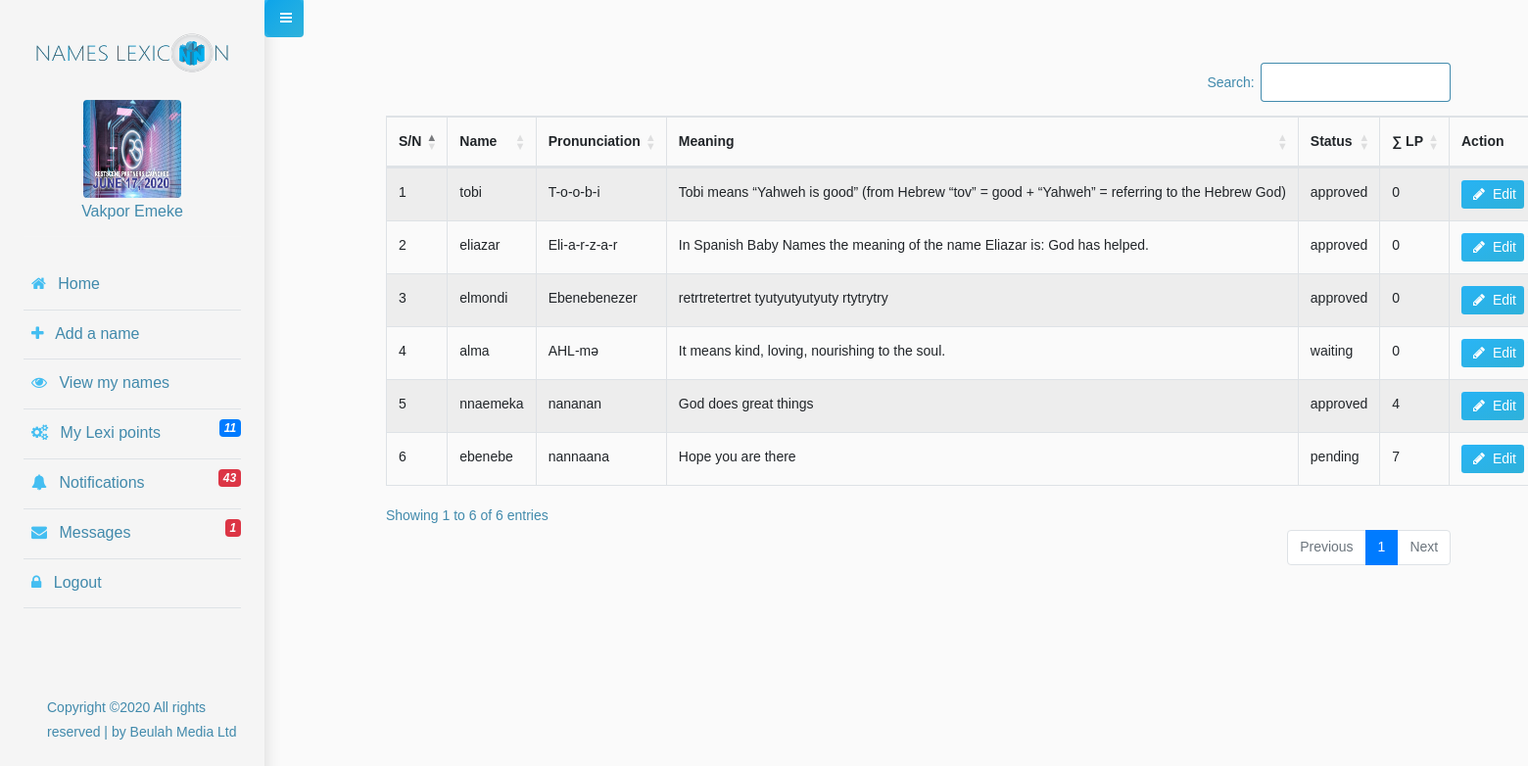
Screenshot of /user/?pg=viewNames (signed in) with the database file from the repository.
### tables this page shows
CREATE TABLE `members` (
  `memId` int(10) NOT NULL,
  `fullName` varchar(200) NOT NULL,
  `gender` varchar(40) DEFAULT NULL,
  `dob` varchar(40) DEFAULT NULL,
  `profilePix` varchar(200) DEFAULT NULL,
  `email` varchar(100) NOT NULL,
  `pwd` varchar(200) NOT NULL,
  `lexiPoints` int(10) NOT NULL DEFAULT 0,
  `user_status` enum('1','0') NOT NULL DEFAULT '1',
  `date_created` datetime NOT NULL,
  `date_updated` datetime DEFAULT NULL
);

CREATE TABLE `names` (
  `namesId` int(10) NOT NULL,
  `name` varchar(70) NOT NULL COMMENT 'name of a person',
  `otherForms` varchar(150) NOT NULL COMMENT 'Other forms of the name\r\n',
  `nameUsage` varchar(200) DEFAULT NULL,
  `gender` varchar(15) NOT NULL COMMENT 'the gender of the person',
  `origin` text NOT NULL COMMENT 'origin of the name',
  `pronounce` varchar(200) NOT NULL COMMENT 'how to prnounce the name',
  `meaning` text NOT NULL COMMENT 'The meaning of the name',
  `history` text NOT NULL COMMENT 'history of the name',
  `personality` mediumtext DEFAULT NULL COMMENT 'the personality trait associated with the name',
  `addedBy` int(10) NOT NULL COMMENT 'ID of the User who added this name',
  `status` enum('pending','approved','waiting') NOT NULL DEFAULT 'pending',
  `approvedBy` int(11) DEFAULT NULL,
  `published` enum('0','1') NOT NULL DEFAULT '0',
  `publishedAt` datetime DEFAULT NULL,
  `date_created` datetime NOT NULL COMMENT 'date the name was added',
  `date_updated` datetime DEFAULT NULL COMMENT 'date the details was changed'
);

### api/userCtrl.php (the view, shortened to what this page needs)
<?php
class User extends Database{
   public function getMemberDetails($email){
        $con        = self::con();
        $queryRow   = $con->query("SELECT * FROM `members` WHERE `email` ='$email'")->fetch_assoc();
        return  $queryRow;
   }
public function getMyNames($email){
   $memId   = $this->getMemberDetails($email)['memId'];
   $con        = self::con();
   $query      = $con->query("SELECT * FROM `names` WHERE `addedBy` ='$memId'");
   if($query){
        if($query->num_rows>0){
              $i = 0;
                while($row = $query->fetch_assoc()){
                        echo ' <tr>
                                <td>'.(++$i).'</td>
                                <td>'.$row['name'].'</td>
                                <td>'.$row['pronounce'].'</td>
                                <td>'. htmlentities($row['meaning']).'</td>
                                <td>'.$row['status'].'</td>
                                <td>'.$this->getLpByName($memId,$row['namesId']).'</td>
                                <td>
                                <a href="index.php?pg=editName&nId='.$row['namesId'].'" class=" btn btn-sm btn-primary" id ="'.$row['namesId'].'"><i class="fa fa-pencil mx-1" data-toggle="tooltip"  title="Edit this name"></i> Edit </a>
                                <a href="#" class="viewName btn btn-sm btn-primary" id ="'.$row['namesId'].'" data-toggle="modal" data-target="#myModal2" ><i class="fa fa-eye mx-1" data-toggle="tooltip" title="View details"></i> View Name</a>
                                </td>
                            </tr>  ';
                    }
                }else{
                    echo '<tr> <td colspan ="6">No Record Yet!</td>  </tr>';
                }
        }
   }
public function getTotalLexiPoints($email){
    $con   = self::con();
    $memId   = $this->getMemberDetails($email)['memId'];
    $query = $con->query("SELECT  SUM(`name`+`gender`+`n_usage`+`origin`+`history`+`meaning`+`pronounce`+`otherForms`) AS totalLexi FROM `lexipoints` WHERE `memId` ='$memId'");
    $row   = $query->fetch_assoc();
    $total = number_format($row['totalLexi'],0,".",",");
    return $total;
}
public function getLpByName($memId,$nameId){
    $con   = self::con();
    $query = $con->query("SELECT  SUM(`name`+`gender`+`n_usage`+`origin`+`history`+`meaning`+`pronounce`+`otherForms`) AS totalLexi FROM `lexipoints` WHERE `memId` ='$memId' AND `namesId` ='$nameId'");
    $row   = $query->fetch_assoc();
    $total = number_format($row['totalLexi'],0,".",",");
    return $total;
}
 }

### user/index.php (shortened to what this page needs)
<?php
   require_once("../api/userCtrl.php");
   require_once("../api/messaging.php");
   $noty  = new Notification();
   $user->checkLoggedIn();
   $user->logOut();
?>
<!doctype html>
<html lang="en">
  <head>
		<link rel="stylesheet" href="https://maxcdn.bootstrapcdn.com/bootstrap/4.0.0/css/bootstrap.min.css">
		<link rel="stylesheet" href="https://stackpath.bootstrapcdn.com/font-awesome/4.7.0/css/font-awesome.min.css">
		<link rel="stylesheet" href="css/style.css">
		<link rel="stylesheet" href="https://cdn.datatables.net/1.10.22/css/dataTables.bootstrap4.min.css">
		<link rel="stylesheet" href="https://cdn.datatables.net/buttons/1.6.4/css/buttons.bootstrap4.min.css">
  </head>
  <body>
		<div class="wrapper d-flex align-items-stretch">
			<nav id="sidebar" class ="shadow" style ="color:#1f769ed7 !important;">
				<div class="custom-menu">
					<button type="button" id="sidebarCollapse" class="btn btn-primary"> <i class="fa fa-bars"></i>
					    <span class="sr-only">Toggle Menu</span> </button>
				</div>
		   <div class="p-4">
			<h6><a href="./" class="logo img-responsive"><img src="images/logo-outline.png" width="100%" height="60"/></a></h6>
	        <ul class="list-unstyled components mb-5">
			  <li class="text-center mb-4">
				<a href="./?pg=profile">
				 <img src="<?php  echo "./images/uploads/".$user->getMemberDetails($_SESSION["NL_USER_LIVE"])['profilePix'] ?? "./images/photo.jpg" ?>" style ="height:100px; width:100px;" class="rounded" alt="Profile Picture" /> <br/>
				 <?php echo $user->getMemberDetails($_SESSION["NL_USER_LIVE"])['fullName']; ?>
			   </a>
			  </li>
	          <li class="border-bottom lexiMenu"> <a href="./?pg=home"><span class="fa fa-home mx-2"></span>       Home  </a>           </li>
			  <li class="border-bottom lexiMenu"> <a href="./?pg=addName"><span class="fa fa-plus mx-2"></span>    Add a name </a>      </li>
			  <li class="border-bottom lexiMenu"> <a href="./?pg=viewNames"><span class="fa fa-eye mx-2"></span>   View my names </a>   </li>
			  <li class="border-bottom lexiMenu"> <a href="./?pg=lexipoints"><span class="fa fa-cogs mx-2"></span> My Lexi points <i class ="badge badge-primary float-right"><?php echo $user->getTotalLexiPoints($_SESSION["NL_USER_LIVE"]); ?></i> </a> </li>
			  <li class="border-bottom lexiMenu"> <a href="./?pg=notify"><span class="fa fa-bell mx-2"></span>     Notifications  <i class ="badge badge-danger float-right"><?php echo  $noty->getTotalNotification($user->getMemberDetails($_SESSION["NL_USER_LIVE"])['memId']); ?></i> </a> </li>
			  <li class="border-bottom lexiMenu"> <a href="./?pg=msg"><span class="fa fa-envelope mx-2"></span>    Messages       <i class ="badge badge-danger float-right"></i> </a> </li>
			  <li class="border-bottom lexiMenu"> <a href="./?pg=logout"><span class="fa fa-lock mx-2"></span>     Logout  </a>  </li>
	        </ul>
	        <div class="footer m-4" style ="color:#1f769ed7 !important;">
	        	<p>
				Copyright &copy;<spann id="dateHolder"></spann>
				All rights reserved | <i class="icon-heart" aria-hidden="true"></i>
				by <a href="https://nameslexicon.com" target="_blank">Beulah Media Ltd</a>
				</p>
	        </div>
	      </div>
    	</nav>
      <div id="content">
			<div class="row p-5 offset-md-1">
				<?php
					if(isset($_GET['pg'])){
						$pg   = $_GET['pg']; $page = "assets/temp/".$pg.".php";
					if(file_exists($page)){
							require_once($page);
						}
					}else{
						require_once("assets/temp/home.php");
					}
			   ?>
			</div>
		</div>
  </div>
  </body>
</html>

### rows the page displays
members: profilePix (picture), fullName "Vakpor Emeke"
names: name "tobi", pronounce "T-o-o-b-i", meaning "Tobi means “Yahweh is good” (from Hebrew “tov” = good + “Yahweh” = referring to the Hebrew God)", status "approved", LpByName "0"
names: name "eliazar", pronounce "Eli-a-r-z-a-r", meaning "In Spanish Baby Names the meaning of the name Eliazar is: God has helped.", status "approved", LpByName "0"
names: name "elmondi", pronounce "Ebenebenezer", meaning "retrtretertret tyutyutyutyuty rtytrytry", status "approved", LpByName "0"
names: name "alma", pronounce "AHL-mə", meaning "It means kind, loving, nourishing to the soul.", status "waiting", LpByName "0"
names: name "nnaemeka", pronounce "nananan", meaning "God does great things", status "approved", LpByName "4"
names: name "ebenebe", pronounce "nannaana", meaning "Hope you are there", status "pending", LpByName "7"

### other values shown
$user->getTotalLexiPoints($_SESSION["NL_USER_LIVE"]) "11"
$query->num_rows "43"
$query->num_rows "1"
